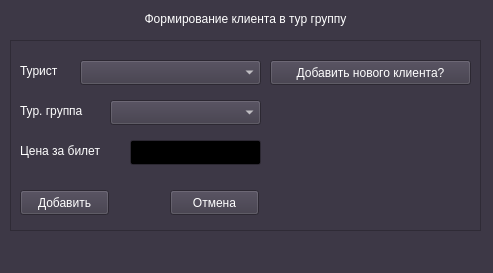
<?xml version="1.0" encoding="UTF-8"?>
<ui version="4.0">
 <class>addClientform</class>
 <widget class="QMainWindow" name="addClientform">
  <property name="geometry">
   <rect>
    <x>0</x>
    <y>0</y>
    <width>493</width>
    <height>273</height>
   </rect>
  </property>
  <property name="palette">
   <palette>
    <active>
     <colorrole role="WindowText">
      <brush brushstyle="SolidPattern">
       <color alpha="255">
        <red>255</red>
        <green>255</green>
        <blue>255</blue>
       </color>
      </brush>
     </colorrole>
     <colorrole role="Button">
      <brush brushstyle="SolidPattern">
       <color alpha="255">
        <red>61</red>
        <green>56</green>
        <blue>70</blue>
       </color>
      </brush>
     </colorrole>
     <colorrole role="Light">
      <brush brushstyle="SolidPattern">
       <color alpha="255">
        <red>92</red>
        <green>84</green>
        <blue>105</blue>
       </color>
      </brush>
     </colorrole>
     <colorrole role="Midlight">
      <brush brushstyle="SolidPattern">
       <color alpha="255">
        <red>76</red>
        <green>70</green>
        <blue>87</blue>
       </color>
      </brush>
     </colorrole>
     <colorrole role="Dark">
      <brush brushstyle="SolidPattern">
       <color alpha="255">
        <red>31</red>
        <green>28</green>
        <blue>35</blue>
       </color>
      </brush>
     </colorrole>
     <colorrole role="Mid">
      <brush brushstyle="SolidPattern">
       <color alpha="255">
        <red>41</red>
        <green>37</green>
        <blue>47</blue>
       </color>
      </brush>
     </colorrole>
     <colorrole role="Text">
      <brush brushstyle="SolidPattern">
       <color alpha="255">
        <red>255</red>
        <green>255</green>
        <blue>255</blue>
       </color>
      </brush>
     </colorrole>
     <colorrole role="BrightText">
      <brush brushstyle="SolidPattern">
       <color alpha="255">
        <red>255</red>
        <green>255</green>
        <blue>255</blue>
       </color>
      </brush>
     </colorrole>
     <colorrole role="ButtonText">
      <brush brushstyle="SolidPattern">
       <color alpha="255">
        <red>255</red>
        <green>255</green>
        <blue>255</blue>
       </color>
      </brush>
     </colorrole>
     <colorrole role="Base">
      <brush brushstyle="SolidPattern">
       <color alpha="255">
        <red>0</red>
        <green>0</green>
        <blue>0</blue>
       </color>
      </brush>
     </colorrole>
     <colorrole role="Window">
      <brush brushstyle="SolidPattern">
       <color alpha="255">
        <red>61</red>
        <green>56</green>
        <blue>70</blue>
       </color>
      </brush>
     </colorrole>
     <colorrole role="Shadow">
      <brush brushstyle="SolidPattern">
       <color alpha="255">
        <red>0</red>
        <green>0</green>
        <blue>0</blue>
       </color>
      </brush>
     </colorrole>
     <colorrole role="AlternateBase">
      <brush brushstyle="SolidPattern">
       <color alpha="255">
        <red>30</red>
        <green>28</green>
        <blue>35</blue>
       </color>
      </brush>
     </colorrole>
     <colorrole role="ToolTipBase">
      <brush brushstyle="SolidPattern">
       <color alpha="255">
        <red>255</red>
        <green>255</green>
        <blue>220</blue>
       </color>
      </brush>
     </colorrole>
     <colorrole role="ToolTipText">
      <brush brushstyle="SolidPattern">
       <color alpha="255">
        <red>0</red>
        <green>0</green>
        <blue>0</blue>
       </color>
      </brush>
     </colorrole>
     <colorrole role="PlaceholderText">
      <brush brushstyle="SolidPattern">
       <color alpha="127">
        <red>255</red>
        <green>255</green>
        <blue>255</blue>
       </color>
      </brush>
     </colorrole>
    </active>
    <inactive>
     <colorrole role="WindowText">
      <brush brushstyle="SolidPattern">
       <color alpha="255">
        <red>255</red>
        <green>255</green>
        <blue>255</blue>
       </color>
      </brush>
     </colorrole>
     <colorrole role="Button">
      <brush brushstyle="SolidPattern">
       <color alpha="255">
        <red>61</red>
        <green>56</green>
        <blue>70</blue>
       </color>
      </brush>
     </colorrole>
     <colorrole role="Light">
      <brush brushstyle="SolidPattern">
       <color alpha="255">
        <red>92</red>
        <green>84</green>
        <blue>105</blue>
       </color>
      </brush>
     </colorrole>
     <colorrole role="Midlight">
      <brush brushstyle="SolidPattern">
       <color alpha="255">
        <red>76</red>
        <green>70</green>
        <blue>87</blue>
       </color>
      </brush>
     </colorrole>
     <colorrole role="Dark">
      <brush brushstyle="SolidPattern">
       <color alpha="255">
        <red>31</red>
        <green>28</green>
        <blue>35</blue>
       </color>
      </brush>
     </colorrole>
     <colorrole role="Mid">
      <brush brushstyle="SolidPattern">
       <color alpha="255">
        <red>41</red>
        <green>37</green>
        <blue>47</blue>
       </color>
      </brush>
     </colorrole>
     <colorrole role="Text">
      <brush brushstyle="SolidPattern">
       <color alpha="255">
        <red>255</red>
        <green>255</green>
        <blue>255</blue>
       </color>
      </brush>
     </colorrole>
     <colorrole role="BrightText">
      <brush brushstyle="SolidPattern">
       <color alpha="255">
        <red>255</red>
        <green>255</green>
        <blue>255</blue>
       </color>
      </brush>
     </colorrole>
     <colorrole role="ButtonText">
      <brush brushstyle="SolidPattern">
       <color alpha="255">
        <red>255</red>
        <green>255</green>
        <blue>255</blue>
       </color>
      </brush>
     </colorrole>
     <colorrole role="Base">
      <brush brushstyle="SolidPattern">
       <color alpha="255">
        <red>0</red>
        <green>0</green>
        <blue>0</blue>
       </color>
      </brush>
     </colorrole>
     <colorrole role="Window">
      <brush brushstyle="SolidPattern">
       <color alpha="255">
        <red>61</red>
        <green>56</green>
        <blue>70</blue>
       </color>
      </brush>
     </colorrole>
     <colorrole role="Shadow">
      <brush brushstyle="SolidPattern">
       <color alpha="255">
        <red>0</red>
        <green>0</green>
        <blue>0</blue>
       </color>
      </brush>
     </colorrole>
     <colorrole role="AlternateBase">
      <brush brushstyle="SolidPattern">
       <color alpha="255">
        <red>30</red>
        <green>28</green>
        <blue>35</blue>
       </color>
      </brush>
     </colorrole>
     <colorrole role="ToolTipBase">
      <brush brushstyle="SolidPattern">
       <color alpha="255">
        <red>255</red>
        <green>255</green>
        <blue>220</blue>
       </color>
      </brush>
     </colorrole>
     <colorrole role="ToolTipText">
      <brush brushstyle="SolidPattern">
       <color alpha="255">
        <red>0</red>
        <green>0</green>
        <blue>0</blue>
       </color>
      </brush>
     </colorrole>
     <colorrole role="PlaceholderText">
      <brush brushstyle="SolidPattern">
       <color alpha="127">
        <red>255</red>
        <green>255</green>
        <blue>255</blue>
       </color>
      </brush>
     </colorrole>
    </inactive>
    <disabled>
     <colorrole role="WindowText">
      <brush brushstyle="SolidPattern">
       <color alpha="255">
        <red>31</red>
        <green>28</green>
        <blue>35</blue>
       </color>
      </brush>
     </colorrole>
     <colorrole role="Button">
      <brush brushstyle="SolidPattern">
       <color alpha="255">
        <red>61</red>
        <green>56</green>
        <blue>70</blue>
       </color>
      </brush>
     </colorrole>
     <colorrole role="Light">
      <brush brushstyle="SolidPattern">
       <color alpha="255">
        <red>92</red>
        <green>84</green>
        <blue>105</blue>
       </color>
      </brush>
     </colorrole>
     <colorrole role="Midlight">
      <brush brushstyle="SolidPattern">
       <color alpha="255">
        <red>76</red>
        <green>70</green>
        <blue>87</blue>
       </color>
      </brush>
     </colorrole>
     <colorrole role="Dark">
      <brush brushstyle="SolidPattern">
       <color alpha="255">
        <red>31</red>
        <green>28</green>
        <blue>35</blue>
       </color>
      </brush>
     </colorrole>
     <colorrole role="Mid">
      <brush brushstyle="SolidPattern">
       <color alpha="255">
        <red>41</red>
        <green>37</green>
        <blue>47</blue>
       </color>
      </brush>
     </colorrole>
     <colorrole role="Text">
      <brush brushstyle="SolidPattern">
       <color alpha="255">
        <red>31</red>
        <green>28</green>
        <blue>35</blue>
       </color>
      </brush>
     </colorrole>
     <colorrole role="BrightText">
      <brush brushstyle="SolidPattern">
       <color alpha="255">
        <red>255</red>
        <green>255</green>
        <blue>255</blue>
       </color>
      </brush>
     </colorrole>
     <colorrole role="ButtonText">
      <brush brushstyle="SolidPattern">
       <color alpha="255">
        <red>31</red>
        <green>28</green>
        <blue>35</blue>
       </color>
      </brush>
     </colorrole>
     <colorrole role="Base">
      <brush brushstyle="SolidPattern">
       <color alpha="255">
        <red>61</red>
        <green>56</green>
        <blue>70</blue>
       </color>
      </brush>
     </colorrole>
     <colorrole role="Window">
      <brush brushstyle="SolidPattern">
       <color alpha="255">
        <red>61</red>
        <green>56</green>
        <blue>70</blue>
       </color>
      </brush>
     </colorrole>
     <colorrole role="Shadow">
      <brush brushstyle="SolidPattern">
       <color alpha="255">
        <red>0</red>
        <green>0</green>
        <blue>0</blue>
       </color>
      </brush>
     </colorrole>
     <colorrole role="AlternateBase">
      <brush brushstyle="SolidPattern">
       <color alpha="255">
        <red>61</red>
        <green>56</green>
        <blue>70</blue>
       </color>
      </brush>
     </colorrole>
     <colorrole role="ToolTipBase">
      <brush brushstyle="SolidPattern">
       <color alpha="255">
        <red>255</red>
        <green>255</green>
        <blue>220</blue>
       </color>
      </brush>
     </colorrole>
     <colorrole role="ToolTipText">
      <brush brushstyle="SolidPattern">
       <color alpha="255">
        <red>0</red>
        <green>0</green>
        <blue>0</blue>
       </color>
      </brush>
     </colorrole>
     <colorrole role="PlaceholderText">
      <brush brushstyle="SolidPattern">
       <color alpha="127">
        <red>31</red>
        <green>28</green>
        <blue>35</blue>
       </color>
      </brush>
     </colorrole>
    </disabled>
   </palette>
  </property>
  <property name="windowTitle">
   <string>ООО&quot;Туристическая фирма&quot; - Добавление клиента</string>
  </property>
  <widget class="QWidget" name="centralwidget">
   <widget class="QFrame" name="PNL_AddClientAtGroup">
    <property name="geometry">
     <rect>
      <x>10</x>
      <y>40</y>
      <width>471</width>
      <height>191</height>
     </rect>
    </property>
    <property name="frameShape">
     <enum>QFrame::StyledPanel</enum>
    </property>
    <property name="frameShadow">
     <enum>QFrame::Raised</enum>
    </property>
    <widget class="QComboBox" name="CMBB_FIOClients">
     <property name="geometry">
      <rect>
       <x>70</x>
       <y>20</y>
       <width>181</width>
       <height>25</height>
      </rect>
     </property>
    </widget>
    <widget class="QComboBox" name="CMBB_TourGroupName">
     <property name="geometry">
      <rect>
       <x>100</x>
       <y>60</y>
       <width>151</width>
       <height>25</height>
      </rect>
     </property>
    </widget>
    <widget class="QPushButton" name="Btn_NewClient">
     <property name="geometry">
      <rect>
       <x>260</x>
       <y>20</y>
       <width>201</width>
       <height>25</height>
      </rect>
     </property>
     <property name="text">
      <string>Добавить нового клиента?</string>
     </property>
    </widget>
    <widget class="QLineEdit" name="TB_TicketCost">
     <property name="geometry">
      <rect>
       <x>120</x>
       <y>100</y>
       <width>131</width>
       <height>25</height>
      </rect>
     </property>
    </widget>
    <widget class="QLabel" name="label">
     <property name="geometry">
      <rect>
       <x>10</x>
       <y>22</y>
       <width>67</width>
       <height>17</height>
      </rect>
     </property>
     <property name="text">
      <string>Турист</string>
     </property>
    </widget>
    <widget class="QLabel" name="label_2">
     <property name="geometry">
      <rect>
       <x>10</x>
       <y>62</y>
       <width>81</width>
       <height>17</height>
      </rect>
     </property>
     <property name="text">
      <string>Тур. группа</string>
     </property>
    </widget>
    <widget class="QLabel" name="label_3">
     <property name="geometry">
      <rect>
       <x>10</x>
       <y>102</y>
       <width>101</width>
       <height>17</height>
      </rect>
     </property>
     <property name="text">
      <string>Цена за билет</string>
     </property>
    </widget>
    <widget class="QPushButton" name="Btn_AddClientToTourGroup">
     <property name="geometry">
      <rect>
       <x>10</x>
       <y>150</y>
       <width>89</width>
       <height>25</height>
      </rect>
     </property>
     <property name="text">
      <string>Добавить</string>
     </property>
    </widget>
    <widget class="QPushButton" name="Btn_cancelAddClientToTourGroup">
     <property name="geometry">
      <rect>
       <x>160</x>
       <y>150</y>
       <width>89</width>
       <height>25</height>
      </rect>
     </property>
     <property name="text">
      <string>Отмена</string>
     </property>
    </widget>
   </widget>
   <widget class="QFrame" name="PNL_AddClient">
    <property name="geometry">
     <rect>
      <x>20</x>
      <y>280</y>
      <width>441</width>
      <height>231</height>
     </rect>
    </property>
    <property name="frameShape">
     <enum>QFrame::StyledPanel</enum>
    </property>
    <property name="frameShadow">
     <enum>QFrame::Raised</enum>
    </property>
    <widget class="QLabel" name="label_4">
     <property name="geometry">
      <rect>
       <x>20</x>
       <y>20</y>
       <width>71</width>
       <height>17</height>
      </rect>
     </property>
     <property name="text">
      <string>Фамилия</string>
     </property>
    </widget>
    <widget class="QLabel" name="label_5">
     <property name="geometry">
      <rect>
       <x>20</x>
       <y>50</y>
       <width>41</width>
       <height>17</height>
      </rect>
     </property>
     <property name="text">
      <string>Имя</string>
     </property>
    </widget>
    <widget class="QLabel" name="label_6">
     <property name="geometry">
      <rect>
       <x>20</x>
       <y>80</y>
       <width>67</width>
       <height>17</height>
      </rect>
     </property>
     <property name="text">
      <string>Отчество</string>
     </property>
    </widget>
    <widget class="QLabel" name="label_7">
     <property name="geometry">
      <rect>
       <x>250</x>
       <y>20</y>
       <width>181</width>
       <height>17</height>
      </rect>
     </property>
     <property name="text">
      <string>Номер и серия пасспорта</string>
     </property>
    </widget>
    <widget class="QLabel" name="label_8">
     <property name="geometry">
      <rect>
       <x>250</x>
       <y>80</y>
       <width>51</width>
       <height>17</height>
      </rect>
     </property>
     <property name="text">
      <string>Гендер</string>
     </property>
    </widget>
    <widget class="QLabel" name="label_9">
     <property name="geometry">
      <rect>
       <x>20</x>
       <y>120</y>
       <width>67</width>
       <height>17</height>
      </rect>
     </property>
     <property name="text">
      <string>Возраст</string>
     </property>
    </widget>
    <widget class="QLabel" name="label_10">
     <property name="geometry">
      <rect>
       <x>20</x>
       <y>150</y>
       <width>141</width>
       <height>17</height>
      </rect>
     </property>
     <property name="text">
      <string>Количество детей</string>
     </property>
    </widget>
    <widget class="QLineEdit" name="TB_Surname">
     <property name="geometry">
      <rect>
       <x>100</x>
       <y>20</y>
       <width>141</width>
       <height>25</height>
      </rect>
     </property>
    </widget>
    <widget class="QLineEdit" name="TB_Name">
     <property name="geometry">
      <rect>
       <x>100</x>
       <y>50</y>
       <width>141</width>
       <height>25</height>
      </rect>
     </property>
    </widget>
    <widget class="QLineEdit" name="TB_Lastname">
     <property name="geometry">
      <rect>
       <x>100</x>
       <y>80</y>
       <width>141</width>
       <height>25</height>
      </rect>
     </property>
    </widget>
    <widget class="QLineEdit" name="TB_DataPassport">
     <property name="geometry">
      <rect>
       <x>250</x>
       <y>40</y>
       <width>113</width>
       <height>25</height>
      </rect>
     </property>
     <property name="inputMask">
      <string>0000000000</string>
     </property>
    </widget>
    <widget class="QLineEdit" name="TB_Age">
     <property name="geometry">
      <rect>
       <x>80</x>
       <y>120</y>
       <width>113</width>
       <height>25</height>
      </rect>
     </property>
    </widget>
    <widget class="QLineEdit" name="TB_KidsCount">
     <property name="geometry">
      <rect>
       <x>160</x>
       <y>150</y>
       <width>113</width>
       <height>25</height>
      </rect>
     </property>
    </widget>
    <widget class="QComboBox" name="CMBB_Gender">
     <property name="geometry">
      <rect>
       <x>310</x>
       <y>80</y>
       <width>101</width>
       <height>25</height>
      </rect>
     </property>
    </widget>
    <widget class="QPushButton" name="Btn_AddClientDB">
     <property name="geometry">
      <rect>
       <x>10</x>
       <y>190</y>
       <width>89</width>
       <height>25</height>
      </rect>
     </property>
     <property name="text">
      <string>Добавить</string>
     </property>
    </widget>
    <widget class="QPushButton" name="Btn_CancelAddClientDB">
     <property name="geometry">
      <rect>
       <x>180</x>
       <y>190</y>
       <width>89</width>
       <height>25</height>
      </rect>
     </property>
     <property name="text">
      <string>Отмена</string>
     </property>
    </widget>
   </widget>
   <widget class="QLabel" name="LB_TextSetLevel">
    <property name="geometry">
     <rect>
      <x>20</x>
      <y>10</y>
      <width>451</width>
      <height>17</height>
     </rect>
    </property>
    <property name="text">
     <string>Формирование клиента в тур группу</string>
    </property>
    <property name="alignment">
     <set>Qt::AlignCenter</set>
    </property>
   </widget>
  </widget>
 </widget>
 <resources/>
 <connections/>
</ui>
